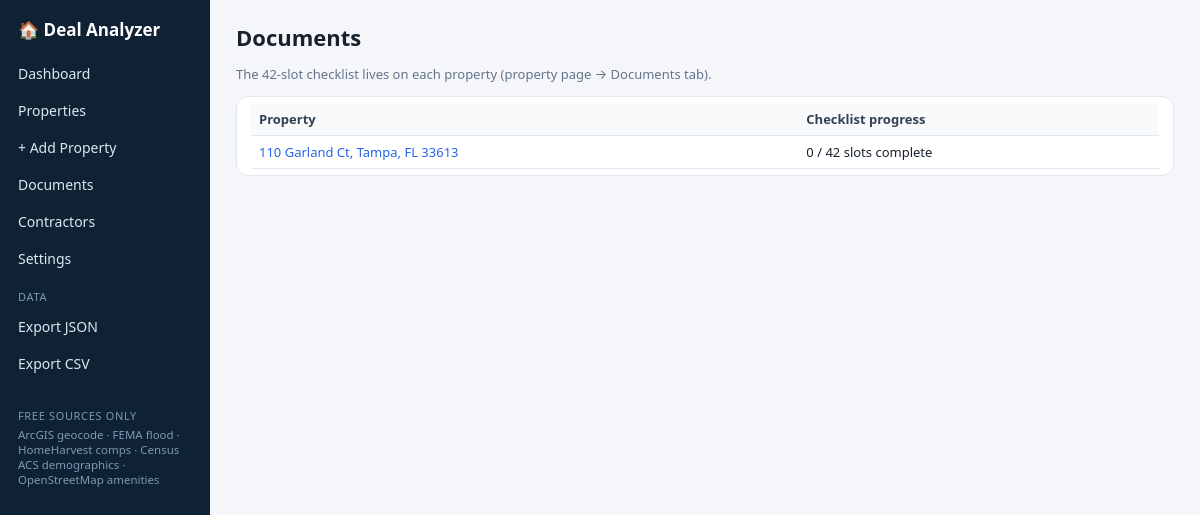
Screenshot of /documents with the database file from the repository.
### tables this page shows
CREATE TABLE properties(
 id INTEGER PRIMARY KEY, address TEXT, street TEXT, city TEXT, state TEXT, zip TEXT,
 lat REAL, lon REAL, flood_zone TEXT, flood_source TEXT, flood_date TEXT,
 status TEXT DEFAULT 'Draft', stage TEXT DEFAULT 'New', deal_method TEXT DEFAULT 'Cash',
 list_price REAL, photo_url TEXT, property_type TEXT, beds REAL, baths REAL, sqft REAL,
 lot_sqft REAL, year_built INTEGER, apn TEXT, hoa_dues REAL, hoa_freq TEXT, subdivision TEXT,
 legal_desc TEXT, sewer TEXT, water TEXT, electric TEXT, appliances TEXT, flooring TEXT,
 cooling TEXT, heating TEXT, roof_age TEXT, foundation TEXT, occupancy_now TEXT, occupancy_closing TEXT,
 as_is_value REAL, arv REAL, repairs REAL, mao REAL,
 purchase_price REAL, inspection_days REAL, inspection_unit TEXT, inspection_deadline TEXT,
 buy_it_now REAL, min_offer REAL, wholesale_contract_amt REAL, emd_ab REAL, emd_bc REAL,
 title_company TEXT, escrow_officer TEXT, closing_date TEXT, tc_name TEXT, offers_deadline TEXT,
 loan_balance REAL, loan_type TEXT, loan_rate REAL, loan_piti REAL,
 dispo_asking REAL, dispo_bin REAL, dispo_min REAL, dispo_inspection_days REAL, offer_review TEXT,
 est_zillow REAL, est_realtor REAL, est_redfin REAL, est_county REAL, est_date TEXT,
 notes TEXT, skiptrace_notes TEXT, skiptrace_status TEXT,
 tax_market REAL, tax_assessed REAL, tax_taxable REAL, tax_amount REAL, tax_exemptions TEXT,
 tax_millage TEXT, tax_year TEXT, sales_history TEXT,
 created_at TEXT DEFAULT (datetime('now')), amenities_json TEXT, amenities_date TEXT, photos_json TEXT, photos_date TEXT, demo_json TEXT, demo_date TEXT);

### app.py (the view)
@app.route("/documents")
def documents_index():
    rows = db().execute("""SELECT p.id, p.address, COUNT(d.id) total, SUM(d.done) done FROM properties p
                           LEFT JOIN documents d ON d.property_id=p.id GROUP BY p.id ORDER BY p.id DESC""").fetchall()
    return render_template("documents.html", rows=rows)

### app.py (called while the page is built)
def db():
    if "db" not in g:
        g.db = sqlite3.connect(DB_PATH, timeout=30)
        g.db.row_factory = sqlite3.Row
        g.db.execute("PRAGMA foreign_keys=ON")
        g.db.execute("PRAGMA journal_mode=WAL")
    return g.db

@app.teardown_appcontext
def _close(_e):
    d = g.pop("db", None)
    if d: d.close()

### templates/documents.html
{% extends "base.html" %}{% block body %}
<h1>Documents</h1><p class="muted">The 42-slot checklist lives on each property (property page → Documents tab).</p>
<div class="card" style="padding:6px 14px"><table><tr><th>Property</th><th>Checklist progress</th></tr>
{% for r in rows %}<tr><td><a href="{{ url_for('property_page', pid=r.id, tab='documents') }}">{{ r.address }}</a></td>
<td>{{ r.done or 0 }} / {{ r.total or 0 }} slots complete</td></tr>
{% else %}<tr><td colspan="2" class="muted">No properties yet.</td></tr>{% endfor %}</table></div>
{% endblock %}

### static/style.css (style rules this page uses)
:root { --bg:#f4f6f9;--card:#fff;--ink:#17222e;--muted:#64748b;--line:#e2e8f0;--accent:#0e6b4f;--accent2:#2563eb; --green:#16a34a;--yellow:#d97706;--red:#dc2626;--gray:#94a3b8 }
* { box-sizing:border-box }
body { margin:0;font-family:system-ui,-apple-system,"Segoe UI",Roboto,sans-serif;background:var(--bg);color:var(--ink) }
a { color:var(--accent2);text-decoration:none }
h1 { font-size:22px;margin:0 0 4px }
.muted { color:var(--muted);font-size:13px }
.card { background:var(--card);border:1px solid var(--line);border-radius:12px;padding:16px;margin-bottom:16px }
table { width:100%;border-collapse:collapse;font-size:13px }
th,td { padding:7px 8px;border-bottom:1px solid var(--line);text-align:left;vertical-align:top }
th { cursor:pointer;color:#334155;background:#f8fafc }

### rows the page displays
properties: address "110 Garland Ct, Tampa, FL 33613", done "0", total "42"
